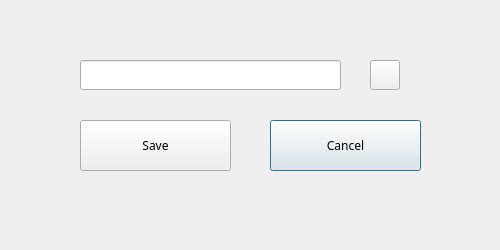
<?xml version="1.0" encoding="UTF-8"?>
<ui version="4.0">
 <class>TaskGroupDialog</class>
 <widget class="QDialog" name="TaskGroupDialog">
  <property name="geometry">
   <rect>
    <x>0</x>
    <y>0</y>
    <width>500</width>
    <height>250</height>
   </rect>
  </property>
  <property name="windowTitle">
   <string>Task Group Dialog</string>
  </property>
  <widget class="QLineEdit" name="lineEdit">
   <property name="geometry">
    <rect>
     <x>80</x>
     <y>60</y>
     <width>261</width>
     <height>30</height>
    </rect>
   </property>
  </widget>
  <widget class="QPushButton" name="cancel_button">
   <property name="geometry">
    <rect>
     <x>270</x>
     <y>120</y>
     <width>151</width>
     <height>51</height>
    </rect>
   </property>
   <property name="font">
    <font>
     <family>Segoe UI Light</family>
    </font>
   </property>
   <property name="text">
    <string>Cancel</string>
   </property>
  </widget>
  <widget class="QPushButton" name="save_button">
   <property name="geometry">
    <rect>
     <x>80</x>
     <y>120</y>
     <width>151</width>
     <height>51</height>
    </rect>
   </property>
   <property name="font">
    <font>
     <family>Segoe UI Light</family>
    </font>
   </property>
   <property name="text">
    <string>Save</string>
   </property>
  </widget>
  <widget class="QPushButton" name="button_color">
   <property name="geometry">
    <rect>
     <x>370</x>
     <y>60</y>
     <width>30</width>
     <height>30</height>
    </rect>
   </property>
   <property name="text">
    <string/>
   </property>
  </widget>
 </widget>
 <resources/>
 <connections/>
</ui>
